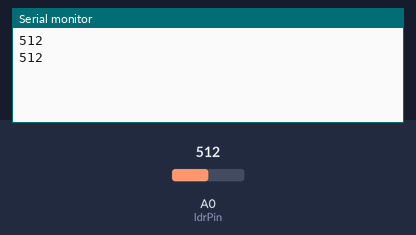
Simulated run of this sketch. Board: Arduino Uno, built with avr-gcc and run on an emulated ATmega328P. Parts: the last lines printed to the serial monitor. Inputs (shaded band) come from the test bench; at power-on: A0 (ldrPin) = 512.

Above: at 1.8 s.
1.9 s: A0 (ldrPin) set to 716
At 2.5 s:
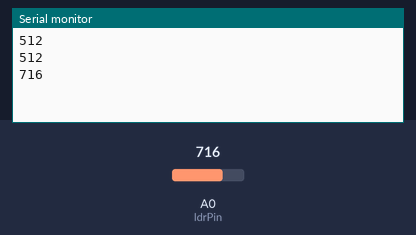
3.4 s: A0 (ldrPin) set to 900
At 4.8 s:
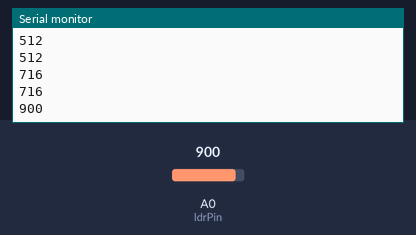
Timing chart, 0 to 6.4 s (numbered marks = the images above; inputs shaded):
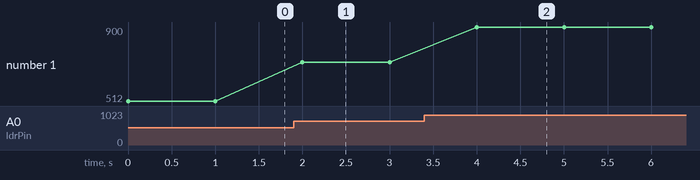

The sketch:

arduino_code_L.ino
```cpp
//18.12.2023 this code will read the input out of a photoresistor and send it to RasPi it in order to monitor light conditions.
const int ldrPin = A0;  //the number of the LDR pin
int sampelRate = 1000; //sample rate - 1 sample every 1000ms
void setup() {

 Serial.begin(9600);
  pinMode(ldrPin, INPUT);   //initialize the LDR pin as an input

}

void loop() {
 int ldrStatus = analogRead(ldrPin);   //read the status of the LDR value

Serial.println(ldrStatus);
delay(sampelRate); // sample rate, of 1 sample every 1000ms


}
```

Measured:
- after the input at 1.9 s, the serial monitor: prints a new line after 0.10 s (image 1)
- after the input at 3.4 s, the serial monitor: prints a new line after 0.60 s (image 2)
- plotted number 1: 512 → 716 after the input at 1.9 s, 716 → 900 after the input at 3.4 s
